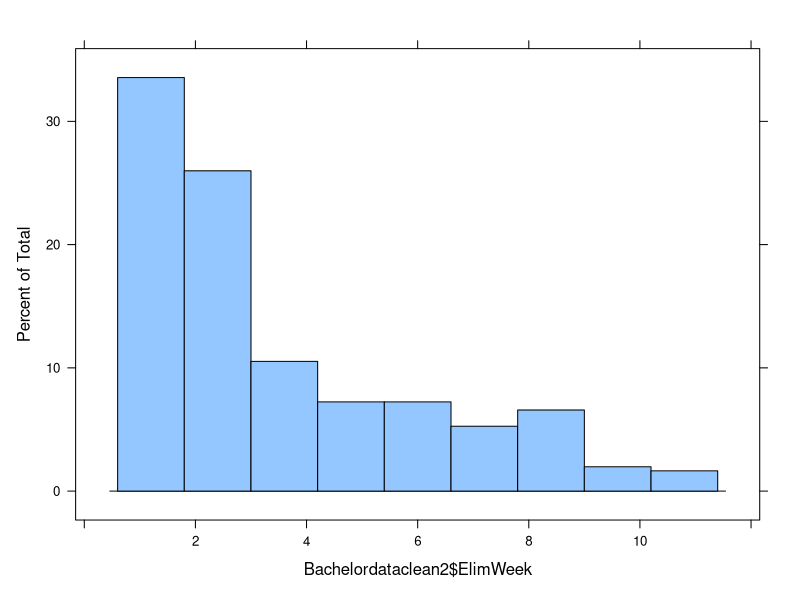
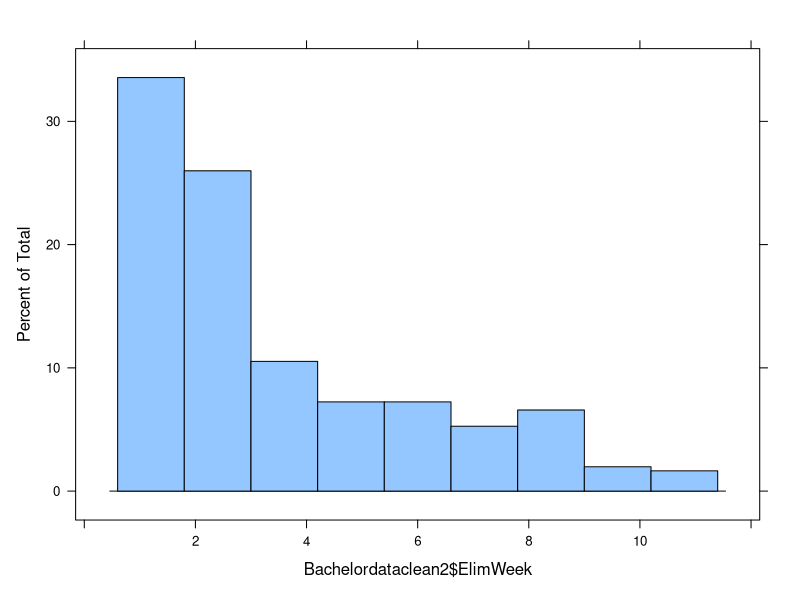
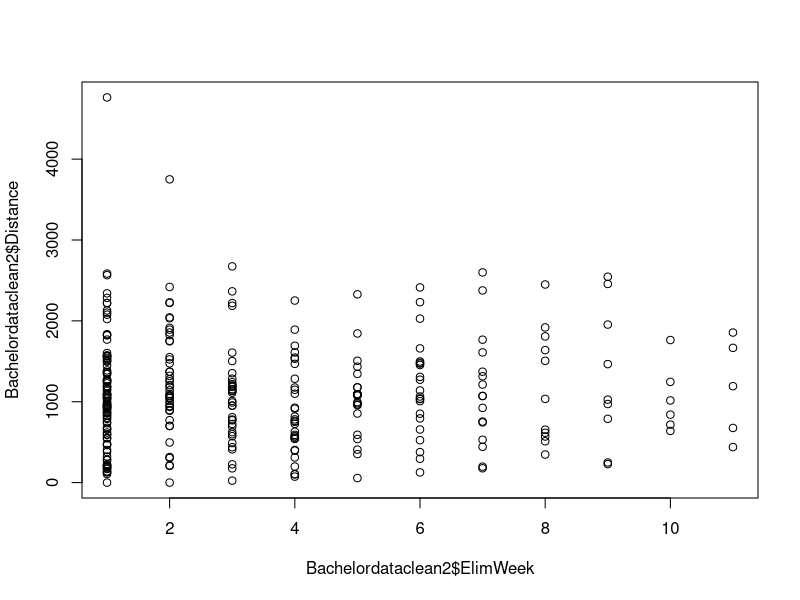
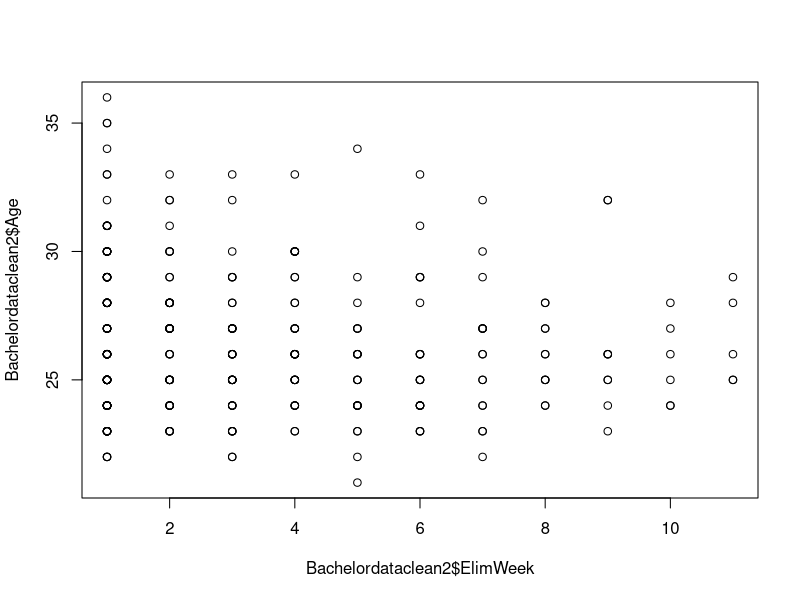
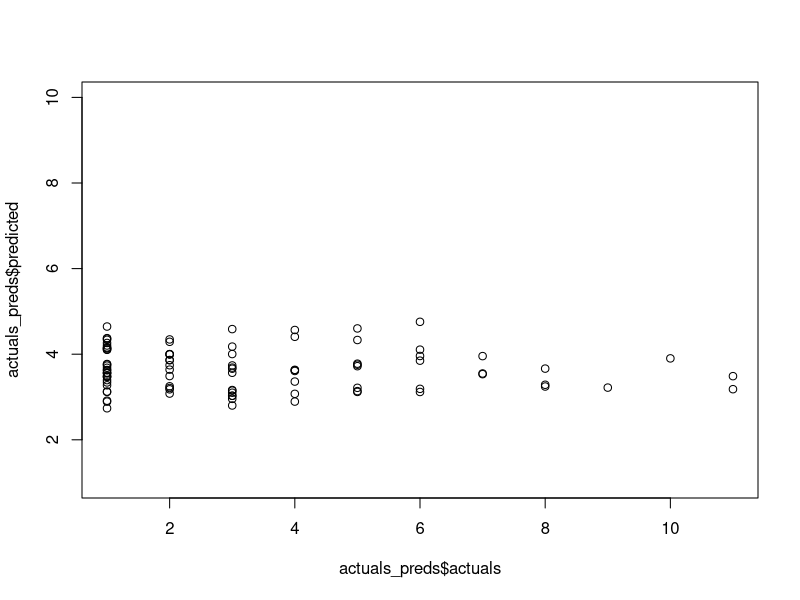
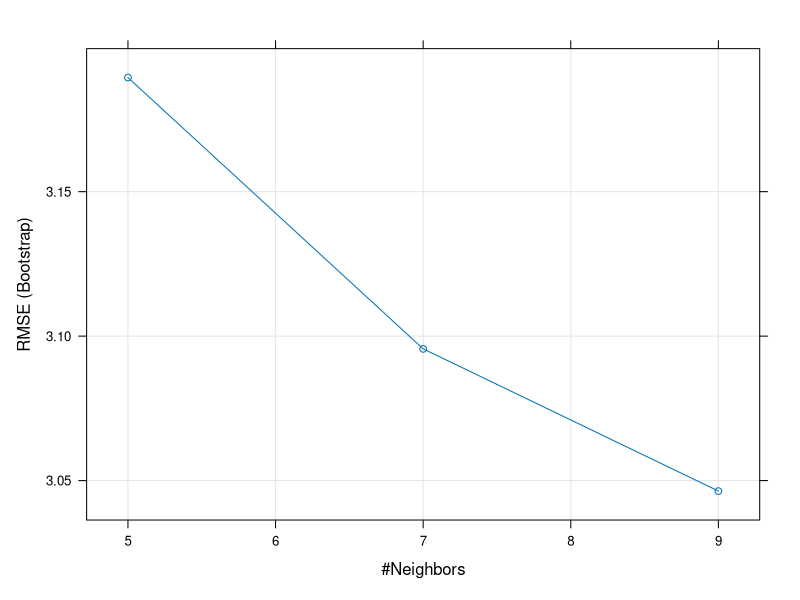
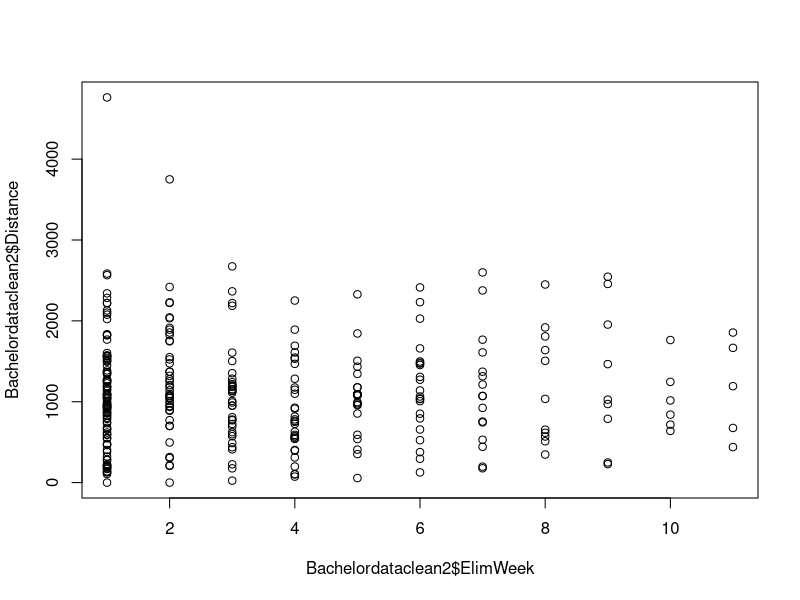
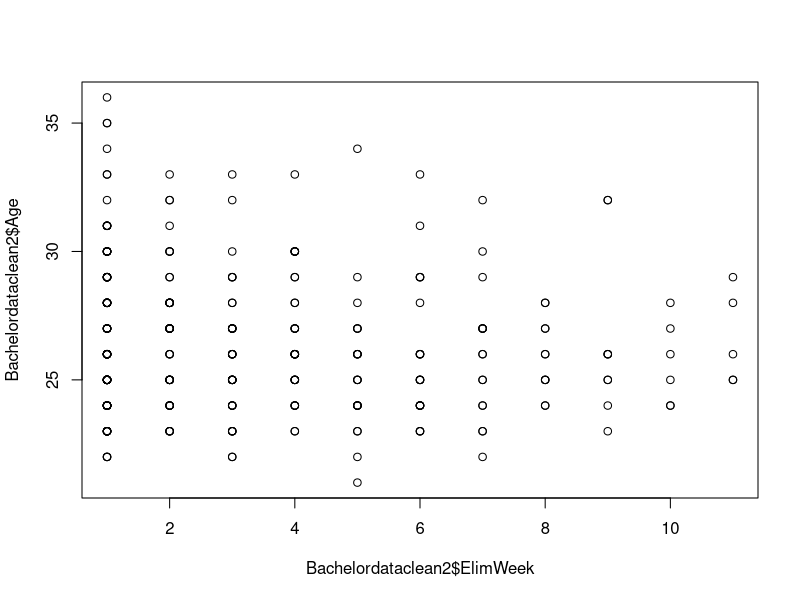

These figures' R source, in order:
library(readxl)
library(tidyverse)
library(ggplot2)
library(dplyr)
library(caret)
library(gridExtra)
library(dslabs)

#Read the data file from folder
#download data files Bachelordataclean.xlsx and Elimdistance.xlsx

Bachelordataclean <- read_xlsx("./Bachelordataclean.xlsx")

#this is not a data frame but incorporates a tibble

Bachelordataclean2 <- as.data.frame(Bachelordataclean)
#take a look at the elimination weeks

histogram(Bachelordataclean2$ElimWeek)
summary(Bachelordataclean2)

histogram(Bachelordataclean2$ElimWeek)

plot(Bachelordataclean2$ElimWeek, Bachelordataclean2$Distance)
plot(Bachelordataclean2$ElimWeek, Bachelordataclean2$Age)
Elimdistance <- read_excel('./Elimdistance.xlsx')

#split into training and test sets with a 70/30 split
#first we create an 'id' column to join by

Elimdistance$id <- 1:nrow(Elimdistance)
trainbachelor <- Elimdistance %>% dplyr::sample_frac(0.70)
testbachelor <- dplyr::anti_join(Elimdistance, trainbachelor, by = 'id')
View(trainbachelor)
View(testbachelor)

#let's calculate the mean of the training data

mu_hat <- mean(trainbachelor$ElimWeek)
rmse1 <- RMSE(testbachelor$ElimWeek, mu_hat)

#if we just use a crude mean then our RMSE is 2.74736

#Now we look at the linear regression model including all the predictors

fit_1 <- lm(ElimWeek ~ ., data=trainbachelor)
bachelorprediction <- predict(fit_1, testbachelor)
actuals_preds <- data.frame(cbind(actuals = testbachelor$ElimWeek, predicted = bachelorprediction))

summary(fit_1)

#It should be noted that the additional character column "id" created NA values but these can be ignored for now.
#A better way would be to create a dataset without that column

plot(actuals_preds$actuals, actuals_preds$predicted, ylim = c(1, 10))

#There is a band of predicted elimination week from 2 weeks to 4 weeks for each actual week.

rmse2 <- RMSE(bachelorprediction, testbachelor$ElimWeek)

#RMSE for the linear regression analysis with all predictors is 2.73258 and not an improvement from just using the mean.

fit_knn <- train(ElimWeek ~ ., method = 'knn', data = trainbachelor)
#
#let's see what this fit looks like
#
summary(fit_knn)
#
#now we can plot this to see where the optimimum nearest neighbors might be
#
plot(fit_knn)
#
#we can see that we might have to go higher in neighbors to decrease the RMSE however, it is still around the same value, and therefore the neighbors is not the problem here
#
testknn <- predict(fit_knn, newdata = testbachelor)
predictedknn <- predict(fit_knn, newdata = testbachelor)
rmse3 <- RMSE(predictedknn, testbachelor$ElimWeek)

#this gives us an RMSE of 3.08453 which is a little worse than the previous models.

plot(Bachelordataclean2$ElimWeek, Bachelordataclean2$Distance)

plot(Bachelordataclean2$ElimWeek, Bachelordataclean2$Age)

bachelordist <- Bachelordataclean2$Distance
boxplot(bachelordist)

fit_3 <- glm(ElimWeek ~ Distance, data = trainbachelor)
predict2 <- predict(fit_3, testbachelor)
summary(fit_3)
rmse4 <- RMSE(predict2, testbachelor$ElimWeek)

summary(fit_knn)
